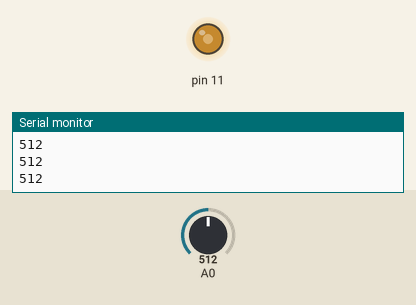
This sketch was run on a simulated Arduino Uno, built with avr-gcc and run on an emulated ATmega328P. Parts: output pins drawn as LEDs (lit = HIGH), the last lines printed to the serial monitor. The test bench sets the inputs (shaded band); at power-on: A0 = 512.

Above: at 1.3 s.
1.4 s: A0 set to 716
At 2.5 s:
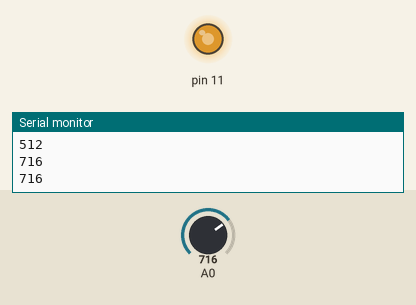
3.0 s: A0 set to 900
At 3.6 s:
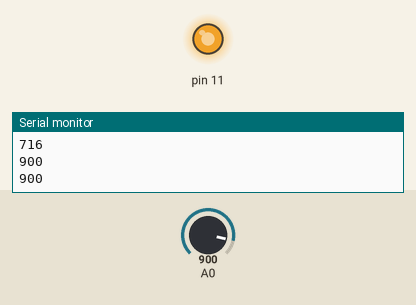
4.5 s: A0 set to 122
At 4.8 s:
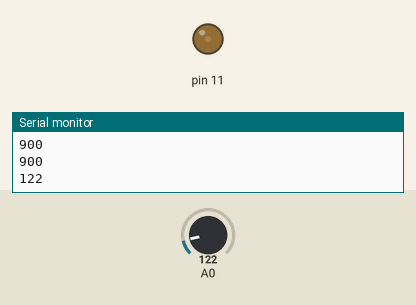
6.0 s: A0 set to 0
At 7.2 s:
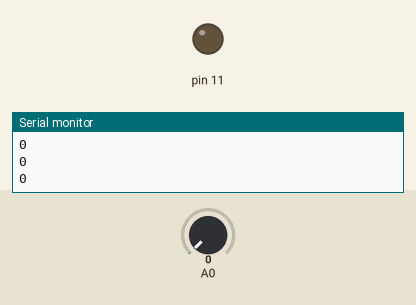
7.5 s: A0 set to 511
At 8.4 s:
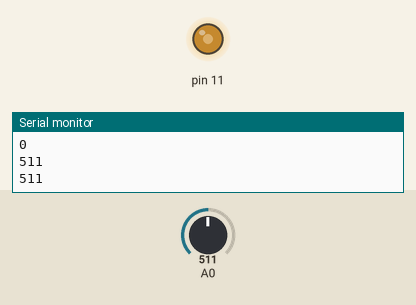
Timing chart, 0 to 10.0 s (numbered marks = the images above; inputs shaded):
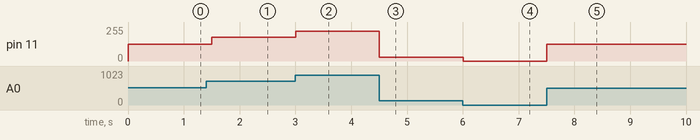

The sketch:

LDR.ino
```cpp
int photosensor = 0;

void setup()
{
  pinMode(A0, INPUT);
  Serial.begin(9600);

  pinMode(11, OUTPUT);
}

void loop()
{
  photosensor = analogRead(A0);
  Serial.println(photosensor);
  analogWrite(11,map(photosensor,0,1023,0,255));
  delay(500); // Delay a little bit to improve simulation performance
}
```

Measured:
- after the input at 1.4 s, pin 11: 127/255 → 178/255 after 0.10 s
- after the input at 3.0 s, pin 11: 178/255 → 224/255 at once
- after the input at 4.5 s, pin 11: 224/255 → 30/255 at once
- after the input at 6.0 s, pin 11: 30/255 → 0/255 at once
- after the input at 7.5 s, pin 11: 0/255 → 127/255 at once
